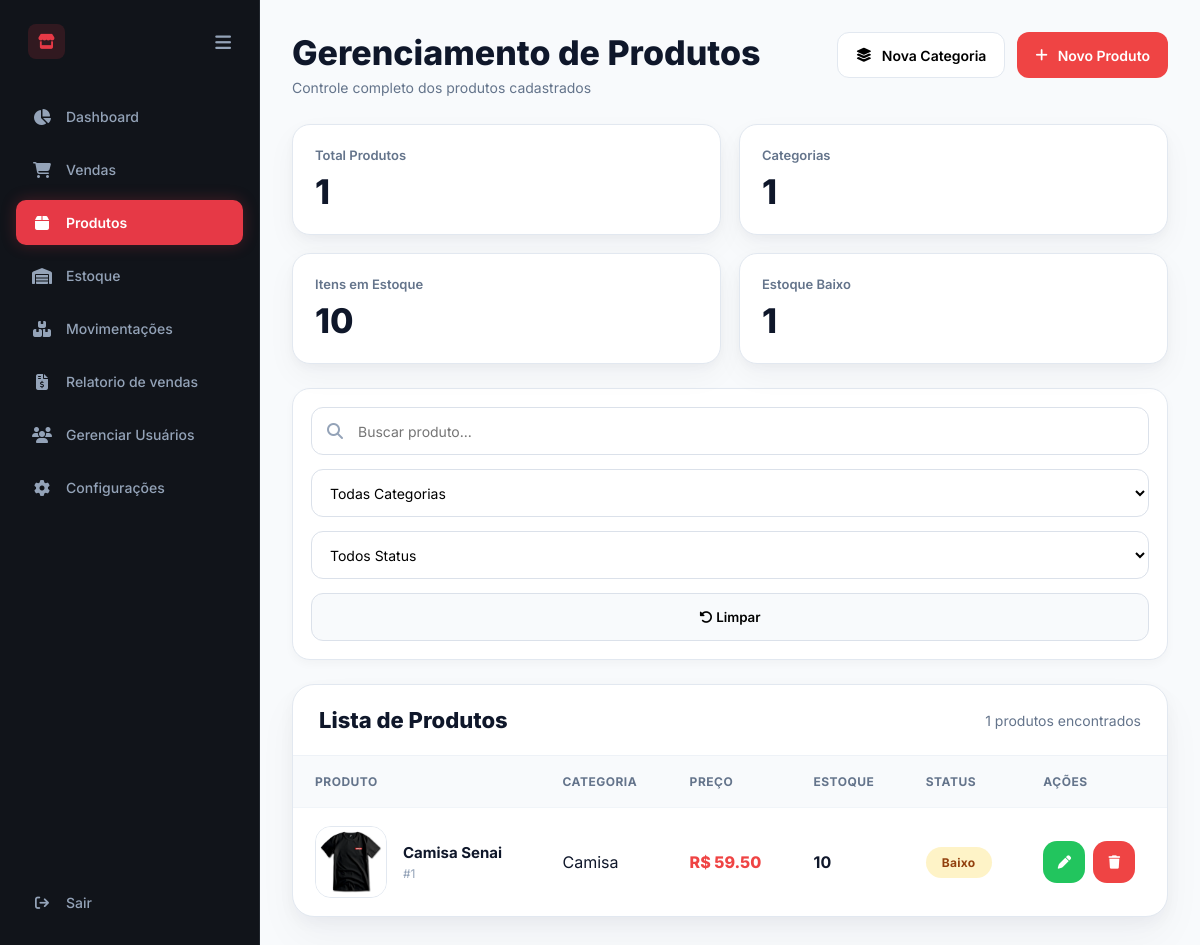
/produtos/, run on the app's committed database.
### app/models/produtos.py (models this page shows)
class Produto(Base):
    __tablename__ = "produtos"
    id = Column(Integer, primary_key=True, index=True)
    nome = Column(String, nullable=False)
    preco = Column(Float, nullable=False)
    estoque = Column(Integer, default=0)
    imagem = Column(String, nullable=True)
    ativo = Column(Boolean, default=True)
    categoria_id = Column(Integer, ForeignKey("categorias.id"))
    categoria = relationship("Categoria")

### app/models/categoria.py (models this page shows)
class Categoria(Base):
    __tablename__ = "categorias"
    id = Column(Integer, primary_key=True, index=True)
    nome = Column(String, nullable=False)
    descricao = Column(String, nullable=True)

### app/routes/produtos.py (the view)
@router.get("/")
def pagina_produtos(
    request: Request,
    db: Session = Depends(get_db)
):
    produtos = db.query(Produto).all()
    total_estoque = sum(
        produto.estoque
        for produto in produtos
    )
    produtos_baixo = len([
        p for p in produtos
        if p.estoque > 0 and p.estoque <= 10
    ])
    produtos_sem = len([
        p for p in produtos
        if p.estoque == 0
    ])
    categorias = db.query(Categoria).all()
    return templates.TemplateResponse(
        "produtos.html",
        {
            "request": request,
            "produtos": produtos,
            "categorias": categorias,
            "total_estoque": total_estoque,
            "produtos_baixo": produtos_baixo,
            "produtos_sem": produtos_sem
        }
    )

### app/templates/produtos.html (shortened to what this page needs)
<!DOCTYPE html>
<html lang="pt-BR">
<head>
<link rel="stylesheet" href="/static/css/produtos.css?v=10">
<link rel="stylesheet"
href="https://cdnjs.cloudflare.com/ajax/libs/font-awesome/6.4.0/css/all.min.css">
</head>
<body>
<aside class="sidebar" id="sidebar">
    <div>
        <div class="sidebar-brand">
            <div style="display: flex; align-items: center; gap: 12px;">
                <i class="fa-solid fa-store"></i>
            </div>
            <i class="fa-solid fa-bars toggle-btn" onclick="toggleSidebar()"></i>
        </div>
        <ul class="menu-list">
            <li class="menu-item">
                <a href="/dashboard">
                    <i class="fa-solid fa-chart-pie"></i>
                    <span>Dashboard</span>
                </a>
            </li>
            <li class="menu-item">
                <a href="/vendas">
                    <i class="fa-solid fa-cart-shopping"></i>
                    <span>Vendas</span>
                </a>
            </li>
            <li class="menu-item active">
                <a href="/produtos">
                    <i class="fa-solid fa-box"></i>
                    <span>Produtos</span>
                </a>
            </li>
            <li class="menu-item">
                <a href="/estoque">
                    <i class="fa-solid fa-warehouse"></i>
                    <span>Estoque</span>
                </a>
            </li>
            <li class="menu-item">
                <a href="/movimentacoes">
                    <i class="fa-solid fa-boxes-stacked"></i>
                    <span>Movimentações</span>
                </a>
            </li>
            <li class="menu-item">
                <a href="/relatorio">
                    <i class="fa-solid fa-file-invoice-dollar"></i>
                    <span>Relatorio de vendas</span>
                </a>
            </li>
            <li class="menu-item">
                <a href="/usuarios">
                    <i class="fa-solid fa-users"></i>
                    <span>Gerenciar Usuários</span>
                </a>
            </li>
            <li class="menu-item">
                <a href="/configuracoes">
                    <i class="fa-solid fa-gear"></i>
                    <span>Configurações</span>
                </a>
            </li>
        </ul>
    </div>
    <div class="sidebar-footer">
        <a href="/auth/logout">
            <i class="fa-solid fa-arrow-right-from-bracket"></i>
            <span>Sair</span>
        </a>
    </div>
</aside>
<main class="main-content">
<div class="container">
<div class="topbar">
<div>
<h1 class="title">
Gerenciamento de Produtos
</h1>
<p class="subtitle">
Controle completo dos produtos cadastrados
</p>
</div>
<div class="top-buttons">
<button
class="new-user-btn"
onclick="abrirModalCategoria()">
<i class="fa-solid fa-layer-group"></i>
Nova Categoria
</button>
<button
class="new-user-btn primary"
onclick="abrirModalCriar()">
<i class="fa-solid fa-plus"></i>
Novo Produto
</button>
</div>
</div>
<div class="stats-grid">
<div class="stat-card">
<div class="stat-title">
Total Produtos
</div>
<div class="stat-value">
{{ produtos|length }}
</div>
</div>
<div class="stat-card">
<div class="stat-title">
Categorias
</div>
<div class="stat-value">
{{ categorias|length }}
</div>
</div>
<div class="stat-card">
<div class="stat-title">
Itens em Estoque
</div>
<div class="stat-value">
{{ total_estoque }}
</div>
</div>
<div class="stat-card">
<div class="stat-title">
Estoque Baixo
</div>
<div class="stat-value">
{{ produtos_baixo }}
</div>
</div>
</div>
<div class="filters-container">
<div class="filter-search">
<i class="fa-solid fa-magnifying-glass"></i>
<input
type="text"
id="searchInput"
placeholder="Buscar produto..."
onkeyup="filtrarProdutos()">
</div>
<select id="categoriaFilter" onchange="filtrarProdutos()">
<option value="">
Todas Categorias
</option>
</select>
<select id="statusFilter" onchange="filtrarProdutos()">
<option value="">
Todos Status
</option>
</select>
<button
type="button"
class="clear-filter"
onclick="limparFiltros()">
<i class="fa-solid fa-rotate-left"></i>
Limpar
</button>
</div>
<div class="table-container">
<div class="table-top">
<h2>
Lista de Produtos
</h2>
<span id="contadorProdutos">
{{ produtos|length }} produtos encontrados
</span>
</div>
<table class="products-table">
<thead>
<tr>
<th>Produto</th>
<th>Categoria</th>
<th>Preço</th>
<th>Estoque</th>
<th>Status</th>
<th>Ações</th>
</tr>
</thead>
<tbody>
{% for produto in produtos %}
<tr
data-nome="{{ produto.nome|lower }}"
data-categoria="{{ produto.categoria.nome|lower if produto.categoria else '' }}"
data-status="{% if produto.estoque > 10 %}estoque{% elif produto.estoque > 0 %}baixo{% else %}sem{% endif %}">
<td>
<div class="product-cell">
{% if produto.imagem %}
<img
src="{{ produto.imagem }}"
class="table-image">
{% else %}
<div class="no-image">
<i class="fa-solid fa-box"></i>
</div>
{% endif %}
<div>
<div class="product-title">
{{ produto.nome }}
</div>
<div class="product-id">
#{{ produto.id }}
</div>
</div>
</div>
</td>
<td>
{{ produto.categoria.nome if produto.categoria else "Sem categoria" }}
</td>
<td>
R$ {{ "%.2f"|format(produto.preco) }}
</td>
<td>
{{ produto.estoque }}
</td>
<td>
{% if produto.estoque > 10 %}
<span class="status active">
Em estoque
</span>
{% elif produto.estoque > 0 %}
<span class="status warning">
Baixo
</span>
{% else %}
<span class="status inactive">
Sem estoque
</span>
{% endif %}
</td>
<td>
<div class="table-actions">
<button
    class="edit-btn"
    onclick="abrirModalEditar(
    '{{ produto.id }}',
    '{{ produto.nome }}',
    '{{ produto.categoria_id }}',
    '{{ produto.preco }}',
    '{{ produto.estoque }}'
    )">
    <i class="fa-solid fa-pen"></i>
</button>
<form
    action="/produtos/excluir/{{ produto.id }}"
    method="POST">
    <button
        type="submit"
        class="delete-btn">
        <i class="fa-solid fa-trash"></i>
    </button>
</form>
</div>
</td>
</tr>
{% endfor %}
</tbody>
</table>
</div>
</div>
</main>
</body>
</html>

### data on the page
Produto: imagem (picture), nome "Camisa Senai", id "1", categoria "Camisa", preco "59.50", estoque "10", shows "Baixo"

### other printed values
{{ produtos|length }} "1"
{{ categorias|length }} "1"
{{ total_estoque }} "10"
{{ produtos_baixo }} "1"
